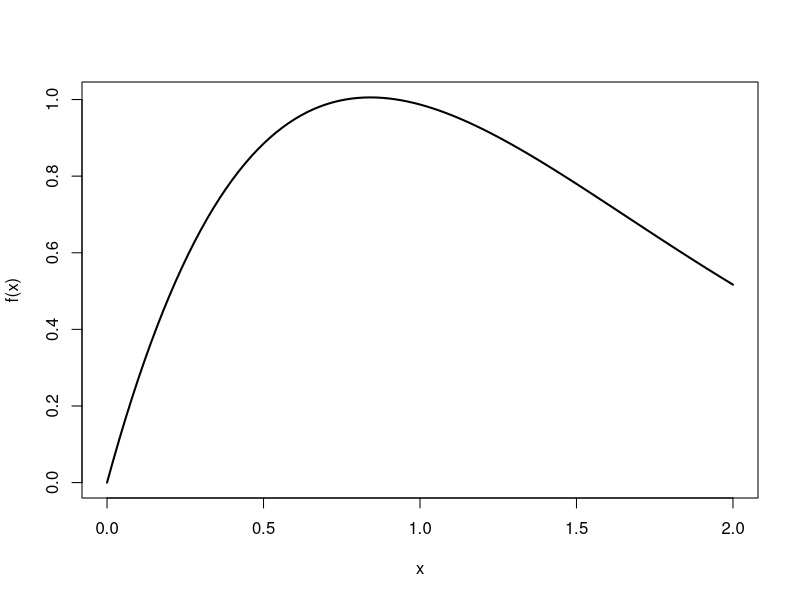
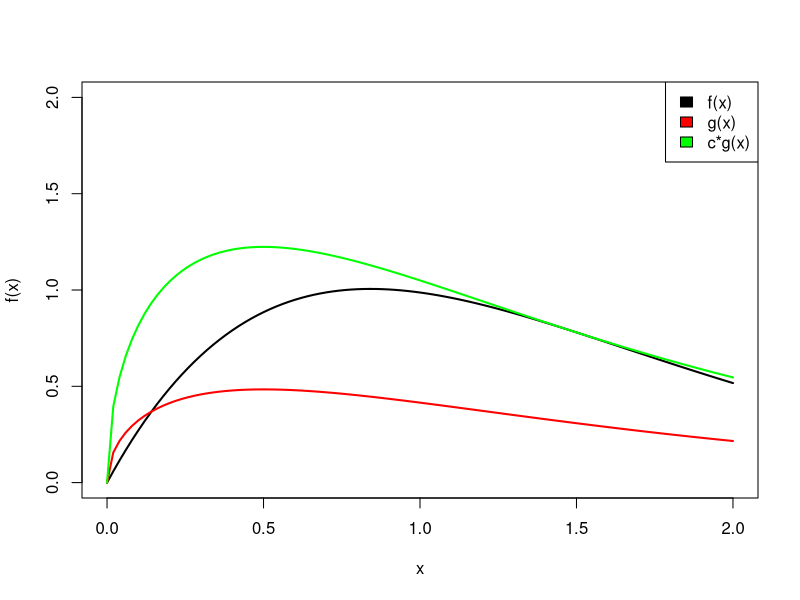
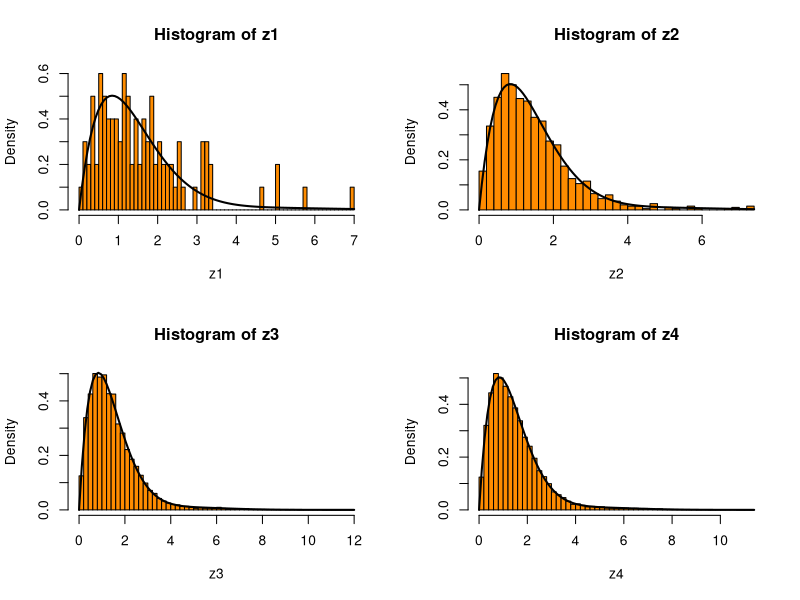
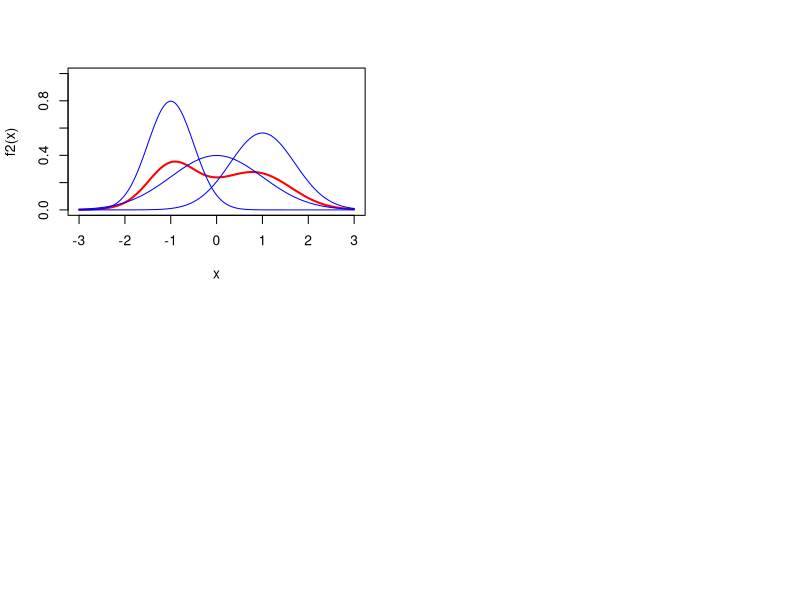
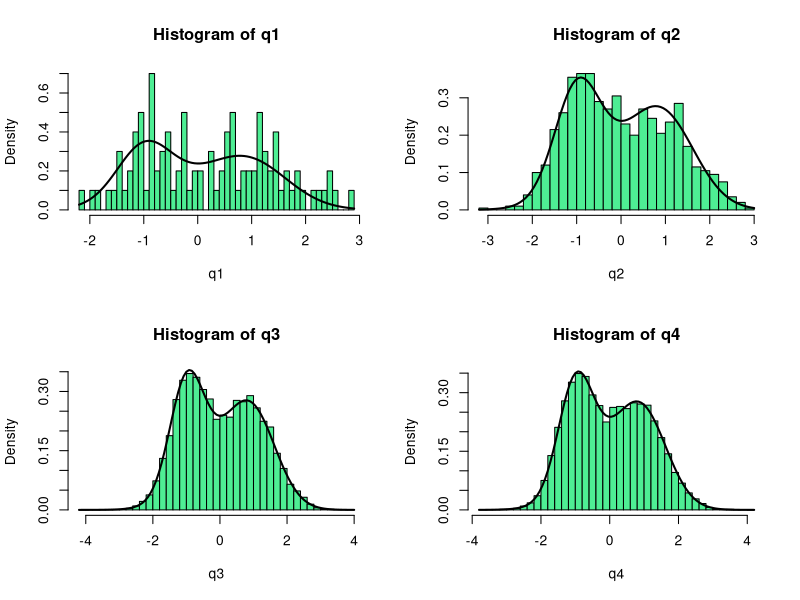
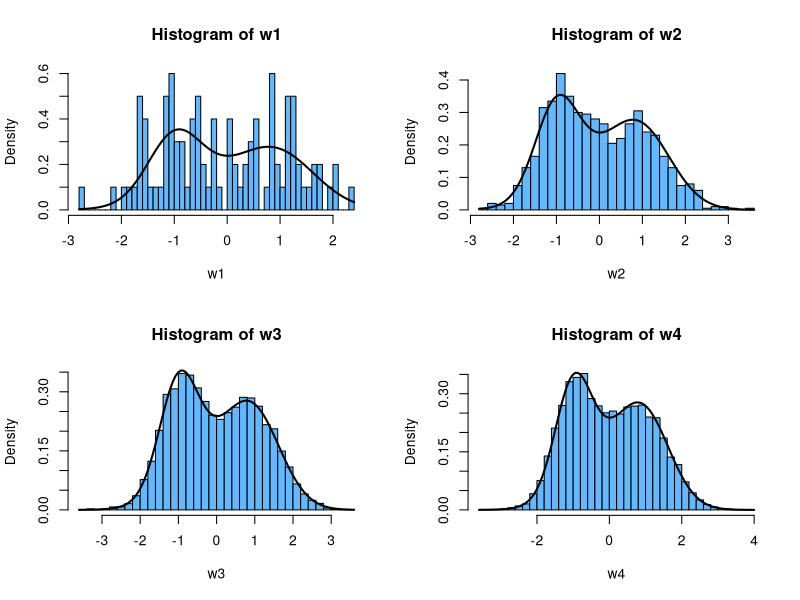
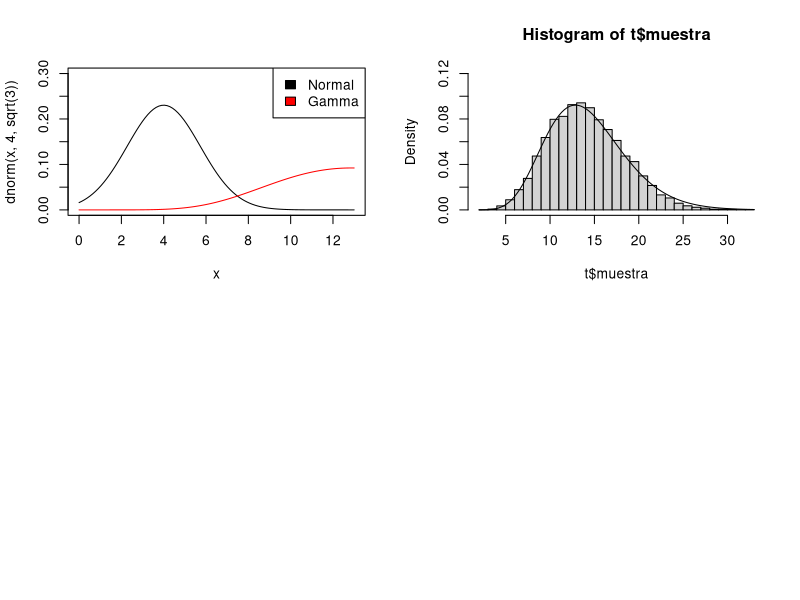
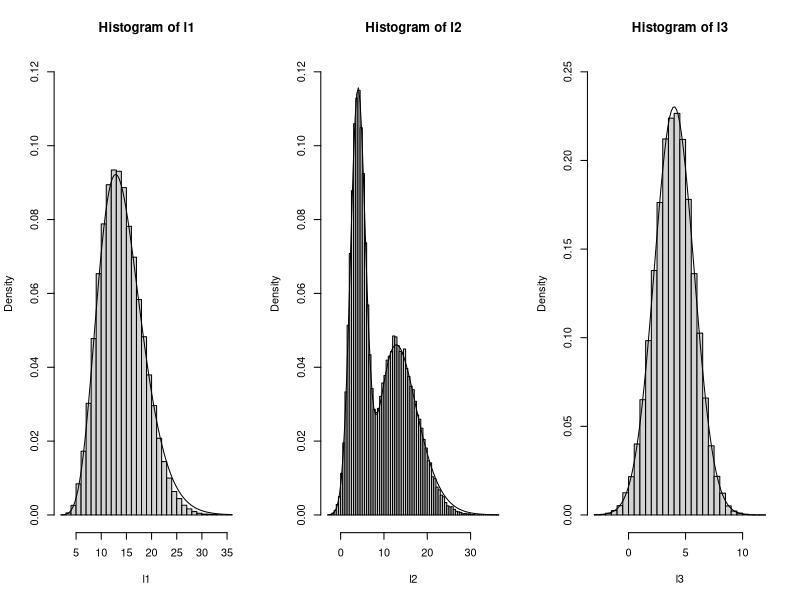

Write R code to recreate these figures, in order. (Note: this script raises an error after producing the figures.)
###1----



##a
f <- function(x){
  y <- (x+2*sin(x))/exp(x)
  return(y)
}

curve(f,from = 0,to= 2, lwd=2)


##b
#se usa como candidato la distribucion gamma(3/2,1)

g <- function(x){
  y <- dgamma(x,shape=3/2, rate = 1)
  return(y)
}
h <- function(x){
  y <- f(x)/dgamma(x,shape=3/2, rate = 1)
  return(y)
}

max <- optimize(h,interval = c(0,2),maximum = T)
c <- h(max$maximum)
c
#en este caso c=2,529 aproximadamente




##c

curve(f,from = 0,to= 2, col="black", lwd=2, ylim=c(0,2))
curve(g ,from = 0,to= 2, col="red", lwd=2, add = T)
curve(g(x)*c ,from = 0,to= 2, col="green", lwd=2, add = T)
legend("topright", legend = c("f(x)","g(x)", "c*g(x)"), fill = c("black", "red", "green"))



##d

acept_rech <- function(n,c){
  aceptados <- 0
  rechazados <- 0
  simulaciones <- c()
  while(length(simulaciones)<n){
    y <- rgamma(1,shape = 3/2, rate = 1)
    u <- runif(1)
    
    if (u<=(1/c)*(f(y)/dgamma(y,shape = 3/2, rate = 1))){
      aceptados <- aceptados+1
      simulaciones <- c(simulaciones,y)
      
    }else{
      rechazados <- rechazados+1
    }
    
    
  }
  tasa_a <- aceptados/(aceptados+rechazados)
  
  
  
  
  return(list(muestra=simulaciones,tasa_aprobacion=tasa_a))
  
}



cte.norm <- function(N){
  m <- c()
  for (i in 1:N){
    m = c(m,1/(acept_rech(100, c)$tasa_aprobacion * c))
  }
  
  M <- mean(m)
  return(M)
}

#se calcula la cte de normalizacion para comprobar que integra 1, al ser multiplicada por f(x)
t <- cte.norm(1000)
t*integrate(f, lower = 0, upper = Inf)$value



#se define la funcion "fin" que entrega todo lo pedido en el enunciado

fin <- function(N){
  a <- acept_rech(N,c)
  b <- cte.norm(N)
  return(list(muestra=a$muestra, tasa_acep=a$tasa_aprobacion, cte_normalizacion=b))
}




#e

z1 <- fin(100)$muestra
z2 <- fin(1000)$muestra
z3 <- fin(10000)$muestra
z4 <- fin(20000)$muestra
par(mfrow=c(2,2))

hist(z1, probability = T, breaks = 50, col="#FF8C00")
curve(f(x)*fin(100)$cte_normalizacion ,add = T,lwd=2)
hist(z2, probability = T, breaks = 50,col="#FF8C00")
curve(f(x)*fin(1000)$cte_normalizacion ,add = T,lwd=2)
hist(z3, probability = T, breaks = 50,col="#FF8C00")
curve(f(x)*fin(10000)$cte_normalizacion ,add = T,lwd=2)
hist(z4, probability = T, breaks = 50,col="#FF8C00")
curve(f(x)*fin(20000)$cte_normalizacion ,add = T,lwd=2)


#2----
#a
f2 <- function(x){
  y <- (1/3)*dnorm(x,-1,1/2)+(1/3)*dnorm(x,0,1)+(1/3)*dnorm(x,1,sqrt(1/2))
  return(y)
}
curve(f2, col="red", lwd=2, xlim = c(-3,3), ylim=c(0,1))
curve(dnorm(x,-1,1/2) ,add = T, col="blue")
curve(dnorm(x,0,1) ,add = T, col="blue")
curve(dnorm(x,1,sqrt(1/2)) ,add = T, col="blue")

#b
#metodo polar


metodo.polar <- function(N)
{
  X <- NULL 
  u1<-runif(N,0,1)
  u2 <- runif(N,0,1)
  v1 <- 2*u1 - 1
  v2 <- 2*u2 - 1
  S <- v1^2 + v2^2
  for (j in 1:N){
    
  while(S[j]>1)
  {
    
    u1<-runif(N,0,1)
    u2 <- runif(N,0,1)
    v1 <- 2*u1 - 1
    v2 <- 2*u2 - 1
    S <- v1^2 + v2^2
  }
  X[j] <- sqrt(-2*log(S[j])/S[j])*v1[j]
  
  }
  
  return(X)
}

#entrega una normal(0,1)

#c

#se realiza un algoritmo para obtener una muestra con el metodo polar, para asi graficar la funcion pedida
muestra.polar <- function(N){
  k <- NULL
  for (i in 1:N){
  u <- runif(1)
  if (u<1/3){
    k[i] <- (1/2)*metodo.polar(1)-1
  }
  if (u<2/3 && u>1/3){
    k[i] <- metodo.polar(1)
  }
  if (u>2/3){
    k[i] <- metodo.polar(1)*sqrt(1/2)+1
  }
  }
  return(k)
}




q1 <- muestra.polar(100)
q2 <- muestra.polar(1000)
q3 <- muestra.polar(10000)
q4 <- muestra.polar(20000)


par(mfrow=c(2,2))
hist(q1, probability = T, breaks = 40, col = "seagreen2")
curve(f2 ,add = T, lwd=2)
hist(q2, probability = T, breaks = 40, col = "seagreen2")
curve(f2 ,add = T, lwd=2)
hist(q3, probability = T, breaks = 40, col = "seagreen2")
curve(f2 ,add = T, lwd=2)
hist(q4, probability = T, breaks = 40, col = "seagreen2")
curve(f2 ,add = T, lwd=2)


#d

#box-muller
box.muller <- function(N)
{
  u <- runif(N,0,1)
  v <- runif(N)
  theta <- 2*pi*v
  r <- sqrt(-2*log(1-u))
  
  X <- r*cos(theta)
  

  return(X)
}
#entrega una normal estandar



###se construye muestra usando box.muller

muestra.muller <- function(N){
  k <- NULL
  for (i in 1:N){
    u <- runif(1)
    if (u<1/3){
      k[i] <- (1/2)*box.muller(1)-1
    }
    if (u<2/3 && u>1/3){
      k[i] <- box.muller(1)
    }
    if (u>2/3){
      k[i] <- box.muller(1)*sqrt(1/2)+1
    }
  }
  return(k)
}



#e

w1 <- muestra.muller(100)
w2 <- muestra.muller(1000)
w3 <- muestra.muller(10000)
w4 <- muestra.muller(20000)

par(mfrow=c(2,2))

hist(w1, probability = T, col = "#63B8FF",breaks = 40)
curve(f2 ,add = T, lwd=2)
hist(w2, probability = T, col = "#63B8FF",breaks = 40)
curve(f2 ,add = T, lwd=2)
hist(w3, probability = T, col = "#63B8FF",breaks = 40)
curve(f2 ,add = T, lwd=2)
hist(w4, probability = T, col = "#63B8FF",breaks = 40)
curve(f2 ,add = T, lwd=2)

#f
# se puede observar que ambos metodos son efectivos pero la polar es mas eficiente porque converge
#a la distribucion con mayor rrapidez que por la transformacion box.muller





###3----
#a
curve(dnorm(x,4,sqrt(3)),xlim = c(0,13),ylim=c(0,0.3), col="black")
curve(dgamma(x,10,0.7),add = T,col="red")
legend("topright", legend = c("Normal","Gamma"), fill = c("black", "red"))


#b
#simular gamma con aceptacion y rechazo

ff <- function(x){
  y <- dgamma(x, shape = 10, rate = 0.7)
  return(y)
}

gg <- function(x){
  y <- dweibull(x, shape = 2.5, scale = 13)
  return(y)
}

hh <- function(x){
  y <- ff(x)/gg(x)
}

c1 <- optimize(hh, interval = c(0,20), maximum = T)
c1 <- c1$objective
c1

acept_rech2 <- function(n,c1){
  aceptados <- 0
  rechazados <- 0
  simulaciones <- c()
  while(length(simulaciones)<n){
    y <- rweibull(1,shape=2.5,scale=13)
    u <- runif(1)
    
    if (u<=(1/c1)*(hh(y))){
      aceptados <- aceptados+1
      simulaciones <- c(simulaciones,y)
      
    }else{
      rechazados <- rechazados+1
    }
    
    
  }
  tasa_a <- aceptados/(aceptados+rechazados)
  
  
  
  
  return(list(muestra=simulaciones,tasa_aprobacion=tasa_a))
  
}
t <- acept_rech2(10000,c1)
hist(t$muestra,probability = T,ylim=c(0,0.12),breaks = 40)
curve(dgamma(x,shape=10,rate =0.7),add = T)
# la funcion acept_rech2 entrega una simulacion de la distribucion gamma(10, 0.7)



composicion <- function(N,p1){
  u <- runif(N)
  muestra <- NULL
  for (i in 1:N) {
    
  
  if(u[i] < p1){
    r <- metodo.polar(1)
    muestra[i] <- sqrt(3)*r+4
  }
  else{
    b <- acept_rech2(1,c1)
    muestra[i] <- b$muestra
  }
  }
  return(muestra)
}





#c
l1 <-composicion(100000,0)
l2 <-composicion(100000,0.5)
l3 <-composicion(100000,1)

f4 <- function(x,p1){
  y <- p1*dnorm(x,4,sqrt(3))+ (1-p1)*dgamma(x,10,0.7)
  return(y)
}

par(mfrow=c(1,3))

hist(l1, probability = T,ylim=c(0,0.12),breaks = 40)
curve(f4(x,0) ,add = T)
hist(l2, probability = T,ylim=c(0,0.12), breaks = 60)
curve(f4(x,0.5),add = T)
hist(l3, probability = T,ylim=c(0,0.25), breaks = 40)
curve(f4(x,1) ,add = T)






#d

composicion2 <- function(N,p1){
  u <- runif(N)
  u1 <- runif(N)
  muestra <- NULL
  for (i in 1:N) {
    
    
    if(u[i] < p1){
      muestra[i] <- rnorm(1,4,sqrt(3))
    }
    else{
      muestra[i] <- rgamma(1,10,0.7)
    }
  }
  return(muestra)
}

par(mfrow=c(1,3))

hist(composicion2(100000,0), probability=T, breaks=40, col="#00FFFF")
curve(f2(x,0) ,add = T)

hist(composicion2(100000,0.5), probability=T, breaks=80, col="#00FFFF")
curve(f2(x,0.5) ,add = T)


hist(composicion2(100000,1), probability=T, breaks = 40, col="#00FFFF")
curve(f2(x,1) ,add = T)

#las aproximaciones son mas exactas




